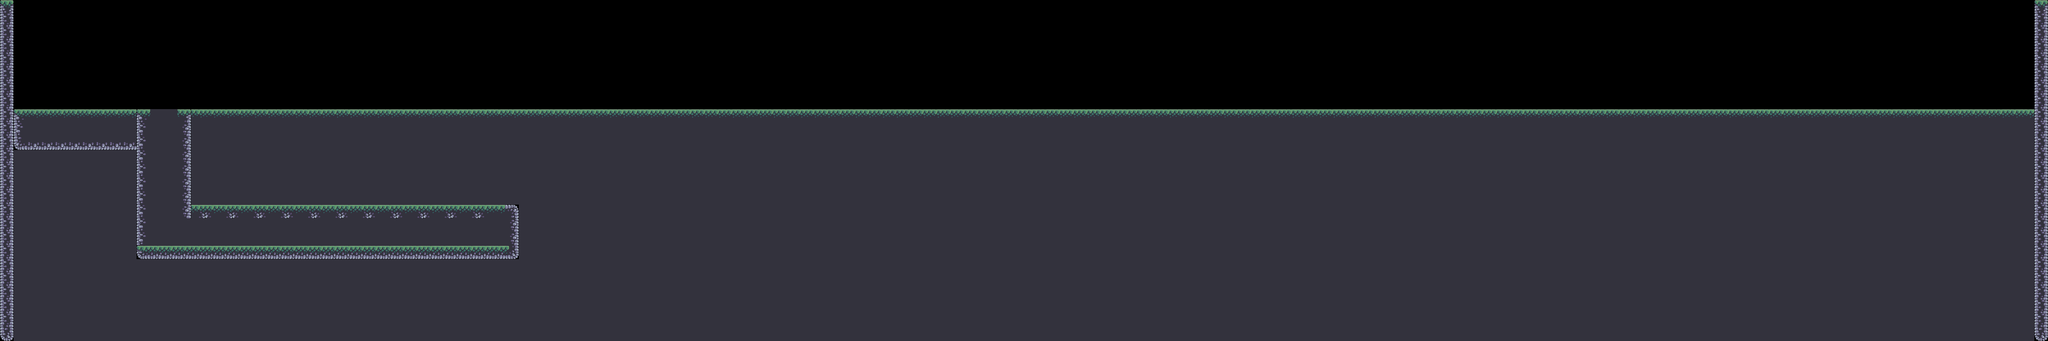

This game map was drawn from its Tiled (.tmx) file and the tilesets committed beside it. A one-line description and the trimmed map source follow:
An orthogonal 150x25 tile map with 32x32 px tiles, 1 tile layer (Ground) and 11 objects.

<map version="1.10" tiledversion="1.11.2" orientation="orthogonal" renderorder="right-down" width="150" height="25" tilewidth="32" tileheight="32" infinite="0" nextlayerid="5" nextobjectid="11">
 <editorsettings>
  <export target="newtest1.lua" format="lua" />
 </editorsettings>
 <tileset firstgid="1" name="Terrain" tilewidth="32" tileheight="32" tilecount="85" columns="17">
  <image source="../Tiles/Terrain (32x32).png" width="544" height="160" />
  <tile id="1">
   <objectgroup draworder="index" id="2">
    <object id="1" x="-1.77636e-15" y="1.08426" width="32.0217" height="20.0226" />
   </objectgroup>
  </tile>
 </tileset>
 <layer id="1" name="Ground" width="150" height="25">
  <data>[3750 cells, 2566 non-empty, 16 distinct tile ids]</data>
 </layer>
 <objectgroup id="3" name="Solid">
  <properties>
   <property name="Collidable" type="bool" value="true" />
  </properties>
  <object id="1" x="3" y="2" width="27" height="798" />
  <object id="2" x="4772" y="2" width="30" height="786" />
  <object id="4" x="32.6667" y="255.333" width="286.667" height="32" />
  <object id="5" x="320.667" y="256" width="30.6667" height="344" />
  <object id="6" x="416" y="256.667" width="36" height="256" />
  <object id="7" x="452" y="254.667" width="4315.33" height="38" />
  <object id="8" x="353.333" y="577.333" width="862" height="29.3333" />
  <object id="9" x="452.667" y="481.333" width="730" height="30" />
  <object id="10" x="1184" y="481.333" width="30" height="102.667" />
 </objectgroup>
 <objectgroup id="4" name="Spawn">
  <object id="3" x="303" y="255">
   <point />
  </object>
 </objectgroup>
</map>
